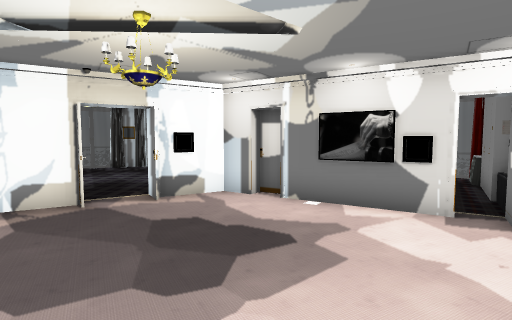
[1] (above)

13 first-person views from a walk through a scene from a Unity 3-D project. The camera is 1.4 m above the floor, tilts 4° down and sees 80° across. The floor is counted in squares, 1 m on a side. Each view is taken from the middle of a square. On the plan, view 1 faces up. The plan holds only what a view shows up to about 14 squares ahead; the rest is blank. The place goes on beyond the plan.

[2]
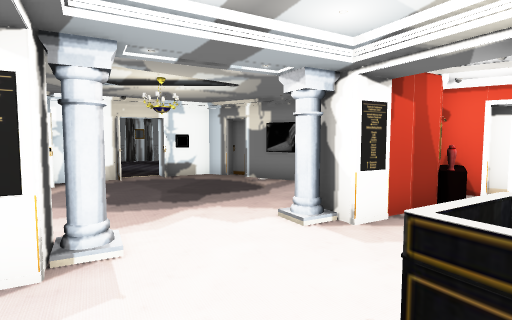

[3]
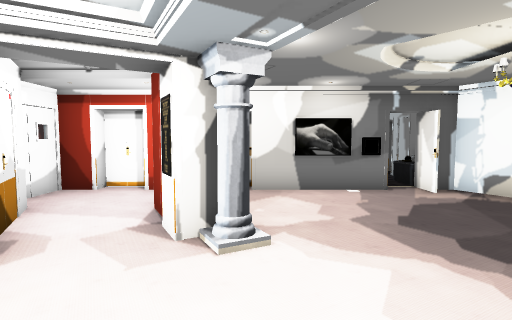

[4]
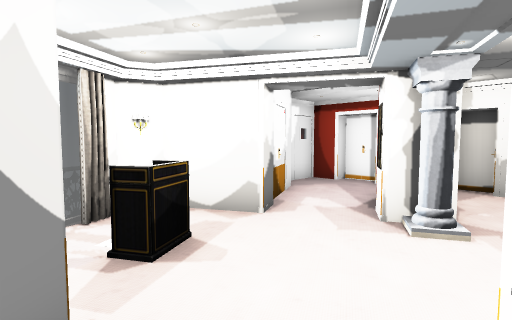

[5]
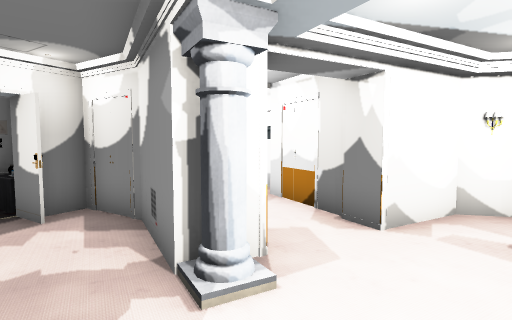

[6]
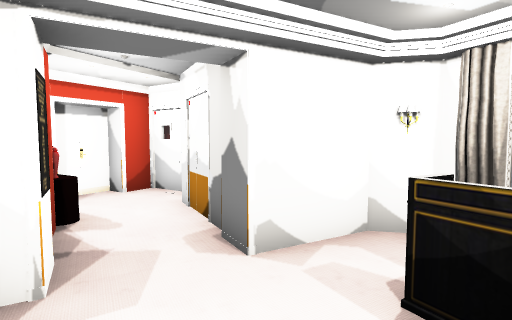

[7]
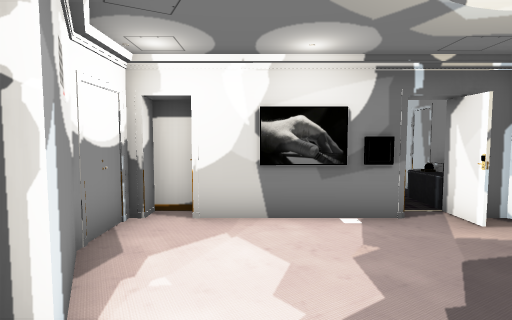

[8]
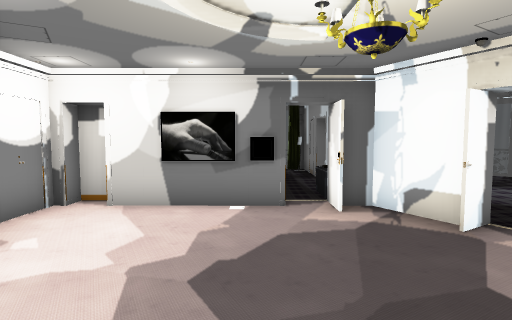

[9]
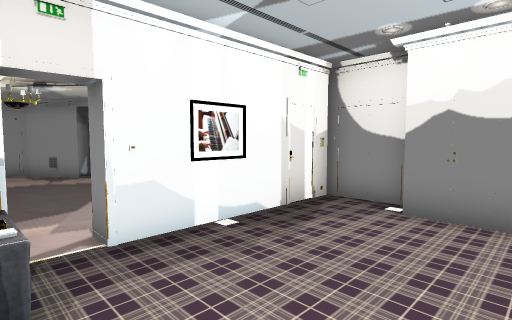

[10]
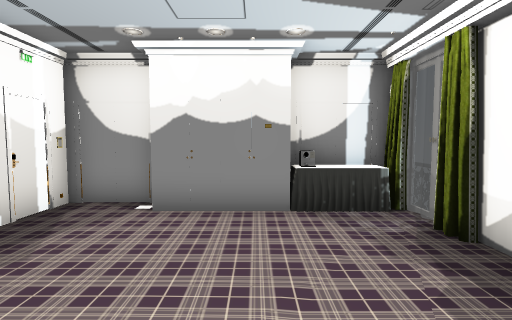

[11]
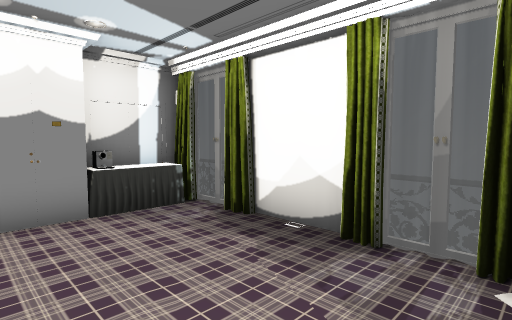

[12]
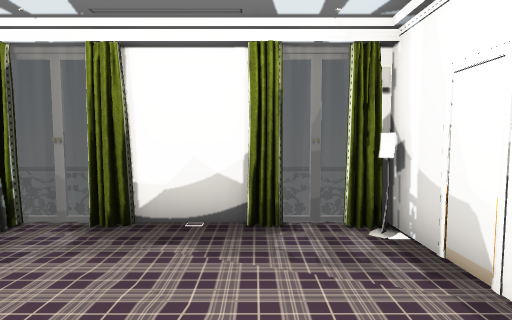

[13]
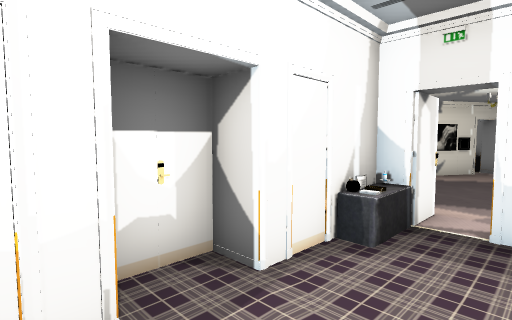

### Floor plan
Points are (right, up) in squares from view 1. A wall is a line through its corners. A room is listed if a view was taken in it or the views show most of it. See-through windows are left out.
Room 1 (views 1, 2, 3, 4, 5, 6, 7, 8)
walls: (1.9, 6.4) (0.5, 7.2); (3.9, 4.5) (4.4, 5.3); (4.5, 2) (2.6, 0.9) (2.1, 1.8) (4.2, 3) (5.1, 4.5); (0.6, 7.6) (0.1, 7.9) (-0.1, 7.6) (-0.8, 8.1) (-2.1, 7.3); (-3.6, 6.4) (-5.3, 5.4) (-5.3, 4.8); (-4.7, 4.6) (-5.7, 4.6); (-5.3, 2.5) (-5.3, -0.1); (-4, 7) (-3.5, 6.1); (-0.1, -2.9) (0.7, -4.5); (-5.4, -1.3) (-3.7, -1.3) (-1.6, -0.1) (-1.1, -1.1); (5.7, 7.3) (6.3, 8.4); (3.5, -3.8) (3.9, -3.5); (3.5, -3.8) (4.1, -3.6); (3.5, -3.9) (4, -3.6); (3.4, -4) (3.8, -3.5); (2, -4.6) (2.5, -4.5); (3.6, -4) (3.9, -3.6); (2, -4.7) (2.6, -4.5); (2, -4.7) (2.5, -4.4); (4.3, -3.7) (4.6, -2.7) (3.6, -0.9) (4.9, -0.2); (2.1, -4.7) (2.4, -4.4)
low walls: (2.3, -5.3) (2.7, -5.1)
ways out: opening at (-7.5, 3.5) to room 2; opening at (5.5, 2.5) to room 3; opening at (-1, -2) to room 4
objects: other object (-7, 5); other object (-6, 3); other object (-6, 5); other object (-5, 3); other object (-2, 7); other object (-1, 0); other object (2, -3) to (3, -2); other object (2, 1); other object (2, 6); other object (3, 6); other object (5, 5) to (6, 7)
Room 2 (views 9, 10, 11, 12, 13)
walls: (-10.5, -0.8) (-8.5, -0.8); (-12.9, 1) (-12.7, 0.4); (-13, 1) (-12.7, 0.9) (-12.8, 0.4); (-13, 3) (-13, 0.7) (-12.7, 0.4); (-12.9, 3.4) (-12.7, 2.9); (-13, 4.1) (-13, 3.3); (-7.4, 5.2) (-8.7, 5.2) (-8.7, 6) (-10.2, 6) (-10.2, 5.2) (-13.1, 5.2); (-7.7, -1.6) (-5.9, -1.6) (-5.9, 2.6)
low walls: (-12.5, 4.8) (-12.8, 4.4); (-13.5, 0.1) (-13.5, -1.6); (-13.4, 4.6) (-13.4, 3.2)
ways out: opening at (-7.5, 3.5) to room 1
objects: other object (-12, -2) to (-11, -1); other object (-12, 5); other object (-11, -1)
Room 3 (no view inside)
walls: (7.4, 3.4) (6.9, 3.7); (7.8, 0.5) (8.7, 2); (4.9, -0.2) (6.6, 0.8)
ways out: opening at (5.5, 2.5) to room 1
objects: other object (5, 2) to (6, 4); other object (5, 3)
Room 4 (no view inside)
walls: (-2.3, -1.7) (-3.1, -2.2); (-1.1, -1.1) (-1.8, -1.5); (-2.2, -4) (-0.1, -2.9)
ways out: opening at (-1, -2) to room 1; opening at (-3, -3)

Positions as (right, up) in squares from view 1, and headings:
1: (0, 0), facing up
2: (1, -4), facing up
3: (3, 0), facing left
4: (4, 1), facing down-left
5: (-1, 1), facing right
6: (0, -1), facing right
7: (0, 1), facing left
8: (1, 3), facing left
9: (-10, 5), facing down-right
10: (-10, 5), facing down
11: (-9, 5), facing down-left
12: (-8, 3), facing left
13: (-11, 3), facing up-right
